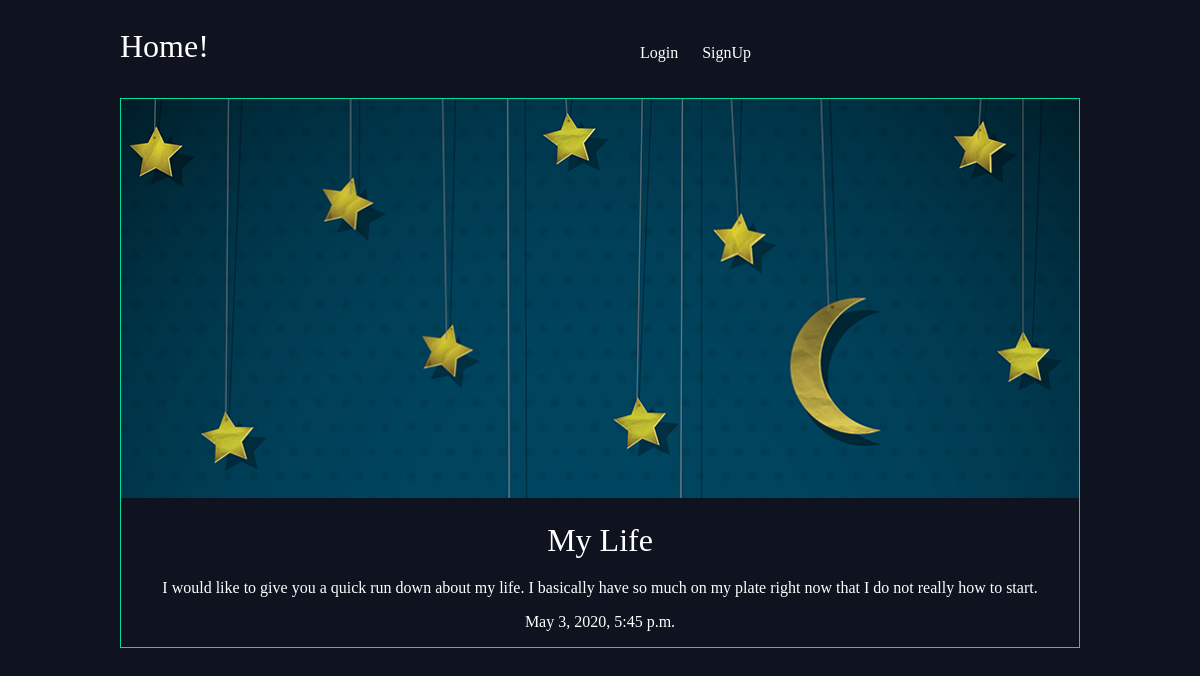
/articles/my-life/, run on the app's committed database.
### articles/models.py (models this page shows, shortened)
class Article(models.Model):
    title = models.CharField(max_length=100)
    slug = models.SlugField()
    body = models.TextField()
    date = models.DateTimeField(auto_now_add=True)
    thumb = models.ImageField(default="default.png", blank=True)
    author = models.ForeignKey(User, on_delete=models.DO_NOTHING,default=None)

### articles/views.py (the view)
# urls.py: url(r'^(?P<slug>[\w-]+)/$', views.article_detail, name="detail"),
def article_detail(request,slug):
    article = Article.objects.get(slug=slug)
    return render(request, 'articles/article_detail.html',{'article':article})

### articles/templates/articles/article_detail.html
{% extends 'base_layout.html' %}
{% block content %}
<div class="article-detail">
  <div class="article">
    <img src="{{ article.thumb.url }}" />
    <h2>	{{ article.title }} </h2>
    <p> {{ article.body }} </p>
    <p> {{ article.date }} </p>
  </div>
</div>
{% endblock %}

### assets/styles.css (style rules this page uses)
body { background-color: #0f121f; background-image: url(core.jpg); background-repeat-y: no-repeat; color: #fff }
body * { font-family: Ubuntu; }
h1,h2,h3,h4,h5 { font-weight: normal; margin: 0; }
.article { padding: 10px; border: 1px solid #00dba0; position: relative; padding-bottom: 40px; }
.article h2 { font-size: 1.2em; }
.article-detail .article { padding: 0; }
.article-detail .article img { max-width: 100%; }
.article-detail .article h2 { text-align: center; margin: 20px auto; font-size: 2em; }
.article-detail .article p { text-align: center; }

### data on the page
Article: thumb (picture), title "My Life", body "I would like to give you a quick run down about my life. I basically have so much on my plate right now that I do not really how to start.", date "May 3, 2020, 5:45 p.m."
